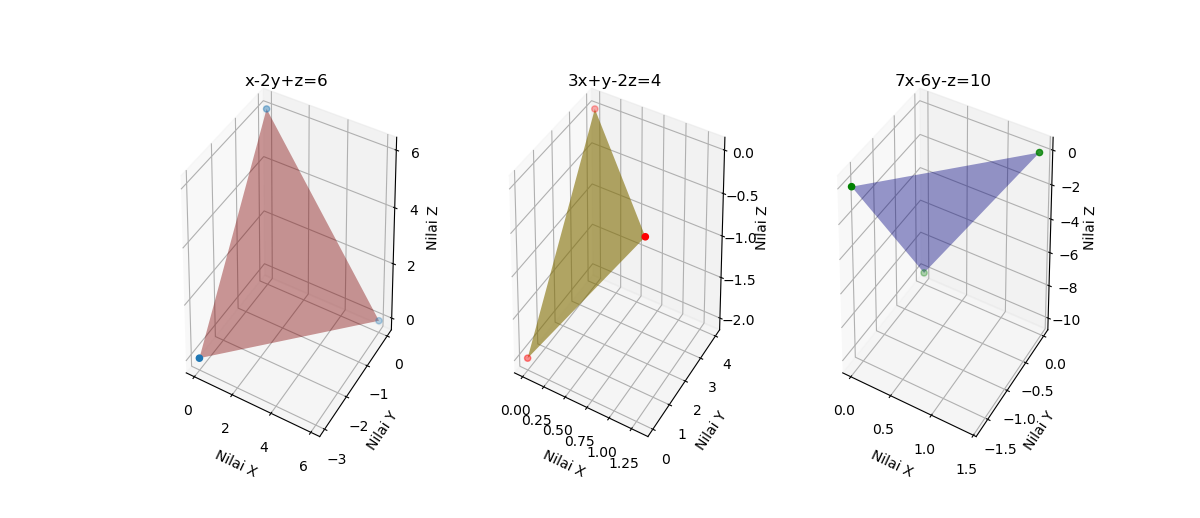

Python code for this plot:
import numpy as np
import matplotlib.pyplot as plt
from mpl_toolkits.mplot3d import axes3d

# x - 2y + z = 6
# 3x + y - 2z = 4
# 7x - 6y - z = 10
eq1 = [1, -2, 1]
eq2 = [3, 1, -2]
eq3 = [7, -6, -1]
a = np.array([eq1, eq2, eq3])
b = np.array([6, 4, 10])

hasil = np.linalg.solve(a,b)
print(' Nilai x =', hasil[0],'\n','Nilai y =', hasil[1], '\n','Nilai z =', hasil[2])

fig = plt.figure('3D Plotting')
fig.set_figheight(5)
fig.set_figwidth(12)


ax = fig.add_subplot(131, projection='3d')
x = np.array([6,0,0])
y = np.array([0,-3,0])
z = np.array([0,0,6])
ax.plot_trisurf(x,y,z, color='red', alpha=0.4)
ax.scatter(x,y,z)
ax.set_xlabel('Nilai X')
ax.set_ylabel('Nilai Y')
ax.set_zlabel('Nilai Z')
ax.set_title('x - 2y + z = 6')


bx = fig.add_subplot(132, projection='3d')
x1 = np.array([4/3,0,0])
y1 = np.array([0,4,0])
z1 = np.array([0,0,-2])
bx.plot_trisurf(x1,y1,z1, color='gold', alpha=0.6)
bx.scatter(x1,y1,z1, color='red')
bx.set_xlabel('Nilai X')
bx.set_ylabel('Nilai Y')
bx.set_zlabel('Nilai Z')
bx.set_title('3x + y - 2z = 4')


cx = fig.add_subplot(133, projection='3d')
x2 = np.array([10/7,0,0])
y2 = np.array([0,-5/3,0])
z2 = np.array([0,0,-10])
cx.set_xlabel('Nilai X')
cx.set_ylabel('Nilai Y')
cx.set_zlabel('Nilai Z')
cx.plot_trisurf(x2,y2,z2, color='blue', alpha=0.4)
cx.scatter(x2,y2,z2, color='green')
cx.set_title('7x - 6y - z = 10')
plt.show()
plt.clf()
